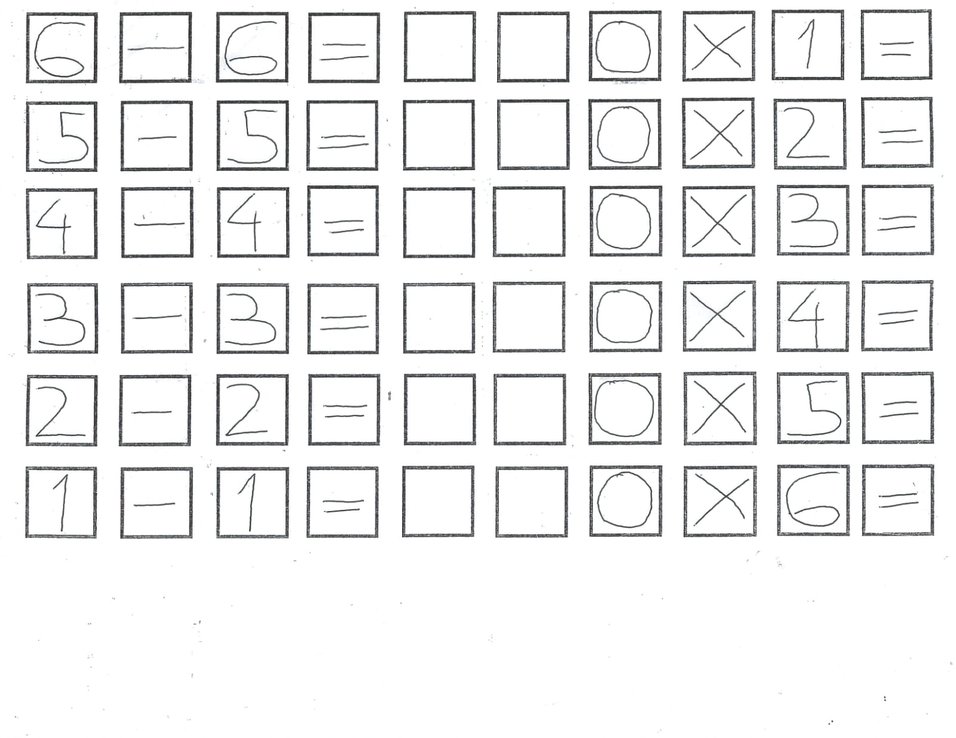
#> input picture data/equations/raw/0/0_5.png, 956 x 738 px, shrunk from 1600 x 1236 before the run; its folder holds only this picture in this run
$ python extract_test_images.py
#> lines starting #> are read from the running program, lines starting #| are printed output that depends on the picture; after the words box and inside, x2 and y2 are one past the last pixel; in counts of white or black regions, pixels touching at a corner belong together
import cv2
import numpy as np
import os
import re

# Rutas base
input_folder = "../../data/equations/raw/"
output_base_folder = "../../data/equations/processed/"

os.makedirs(output_base_folder, exist_ok=True)

def extract_equations_from_image(image_path, resultado, image_id):
    """
    Extrae cuadros de una imagen que contiene dos ecuaciones por fila y los guarda
    como eq_0, eq_1, ..., eq_n en orden consecutivo.

    Args:
        image_path (str): Ruta de la imagen a procesar.
        resultado (str): Resultado correcto de las ecuaciones (0 a 9).
        image_id (str): Identificador único de la imagen.
    """
#> called with image_path = '../../data/equations/raw/0/0_5.png', resultado = '0', image_id = '5'
    print(f"\n🔴 Procesando imagen: {image_path}...")

    # Cargar y preprocesar imagen
    img = cv2.imread(image_path)
#> img is the input picture: shape (738, 956, 3); mean B, G, R 239.7, 239.6, 239.4
    gray = cv2.cvtColor(img, cv2.COLOR_BGR2GRAY)
    _, thresh = cv2.threshold(gray, 150, 255, cv2.THRESH_BINARY_INV)
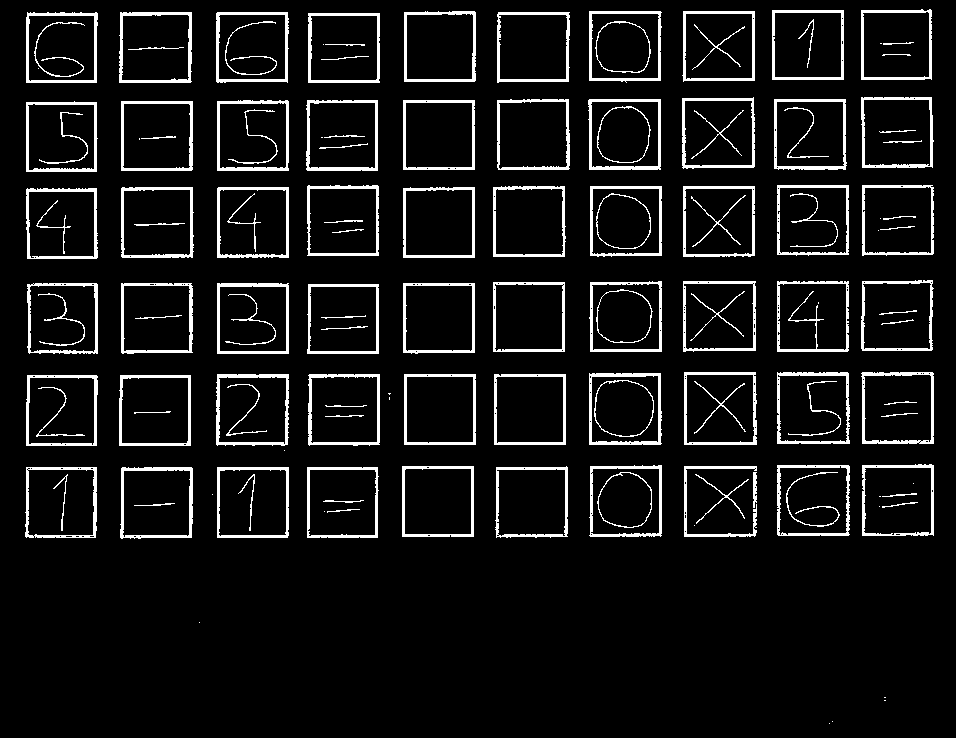
#> thresh: shape (738, 956); 8.1% white; 142 white regions (22 under 20 px)

    # Detección de contornos
    contours, _ = cv2.findContours(thresh, cv2.RETR_EXTERNAL, cv2.CHAIN_APPROX_SIMPLE)
#> contours = 72 contours, 10 with area under 20; largest, box (x1, y1, x2, y2) and area: (684, 372, 757, 445) 5132, (589, 373, 662, 445) 5046, (861, 372, 934, 444) 5026, (777, 372, 850, 444) 5024, (216, 374, 289, 446) 4993
    bounding_boxes = [cv2.boundingRect(cnt) for cnt in contours]
#> bounding_boxes = 72 items, first 6: (829, 723, 1, 1), (832, 721, 1, 1), (884, 700, 2, 1), (884, 697, 2, 1), (199, 622, 1, 1), (694, 525, 1, 1)
    bounding_boxes = sorted(bounding_boxes, key=lambda b: (b[1], b[0]))  # por fila y columna
#> bounding_boxes = 72 items, first 6: (861, 9, 71, 71), (772, 10, 72, 70), (404, 11, 72, 71), (589, 11, 73, 72), (682, 11, 73, 71), (26, 12, 72, 71)

    # Agrupar cuadros por fila
    row_dict = {}
    for x, y, w, h in bounding_boxes:
        if 50 < w < 200 and 50 < h < 200:
            row = y // 80
            if row not in row_dict:
                row_dict[row] = []
            row_dict[row].append((x, y, w, h))
#> this loop made 72 passes
#> (x, y, w, h, row) on passes 1 to 12: (861, 9, 71, 71, 0), (772, 10, 72, 70, 0), (404, 11, 72, 71, 0), (589, 11, 73, 72, 0), (682, 11, 73, 71, 0), (26, 12, 72, 71, 0), (119, 12, 73, 71, 0), (216, 12, 73, 71, 0), (497, 12, 73, 71, 0), (308, 13, 72, 70, 0), (682, 97, 73, 72, 1), (861, 97, 73, 71, 1)
#> row on passes 61 to 63: 5, 5, 5
#> after the loop, row_dict = 6 items

    eq_counter = 0  # contador global por imagen
    for row in sorted(row_dict.keys()):
        boxes = sorted(row_dict[row], key=lambda b: b[0])
        if len(boxes) != 10:
            print(f"⚠️ Advertencia: se esperaban 10 cuadros en la fila {row}, pero se detectaron {len(boxes)}")
            continue

        for eq_num in range(2):  # dos ecuaciones por fila
            eq_folder = os.path.join(output_base_folder, resultado, image_id, f"eq_{eq_counter}")
            os.makedirs(eq_folder, exist_ok=True)

            start = eq_num * 6  # ecuación 1: 0–3, ecuación 2: 6–9
            for i in range(4):  # solo 4 cuadros por ecuación
                x, y, w, h = boxes[start + i]
                border = 10
                cropped = gray[y+border:y+h-border, x+border:x+w-border]
                _, bw_cropped = cv2.threshold(cropped, 145, 255, cv2.THRESH_BINARY)
                output_filename = f"{i}.png"
                cv2.imwrite(os.path.join(eq_folder, output_filename), bw_cropped)

            eq_counter += 1  # avanzar al siguiente número de ecuación
#> this loop made 6 passes
#> pass 1, in extract_equations_from_image, `cv2.imwrite(os.path.join(eq_folder, output_filename), bw_cropped)`:
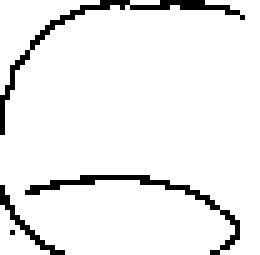
#> saved as 0.png: shape (51, 52) (shown 5 times larger); 93.2% white; black in thin lines or dots
#> pass 1, in extract_equations_from_image, `cv2.imwrite(os.path.join(eq_folder, output_filename), bw_cropped)`:
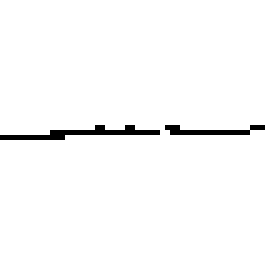
#> saved as 1.png: shape (51, 53) (shown 5 times larger); 97.7% white; black in thin lines or dots, all inside (x1, y1, x2, y2) = (0, 25, 53, 28)
#> pass 1, in extract_equations_from_image, `cv2.imwrite(os.path.join(eq_folder, output_filename), bw_cropped)`:
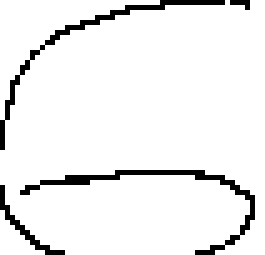
#> saved as 2.png: shape (51, 53) (shown 5 times larger); 93.3% white; black in thin lines or dots
#> pass 1, in extract_equations_from_image, `cv2.imwrite(os.path.join(eq_folder, output_filename), bw_cropped)`:
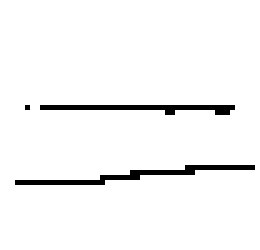
#> saved as 3.png: shape (50, 52) (shown 5 times larger); 96.2% white; black in thin lines or dots, all inside (x1, y1, x2, y2) = (3, 21, 51, 37)
#> after the loop:
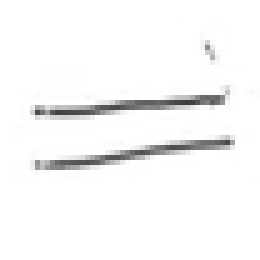
#> cropped: shape (52, 52) (shown 5 times larger); min 64, max 255, mean 246.7
#> after the loop, eq_counter = 12

    print(f"✅ Imagen procesada y ecuaciones extraídas: {image_id} ({eq_counter} ecuaciones)")
#| ✅ Imagen procesada y ecuaciones extraídas: 5 (12 ecuaciones)

# Procesar todas las carpetas (0 a 9) dentro de raw
for resultado in os.listdir(input_folder):
    resultado_path = os.path.join(input_folder, resultado)
    if not os.path.isdir(resultado_path):
        continue

    for filename in os.listdir(resultado_path):
        match = re.match(rf"{resultado}_(\d+)\.png", filename)
        if match:
            image_id = match.group(1)
            image_path = os.path.join(resultado_path, filename)
            extract_equations_from_image(image_path, resultado, image_id)
#> pass 2 of the loop `for resultado in os.listdir(input_folder):`:
#> image_id = '2'
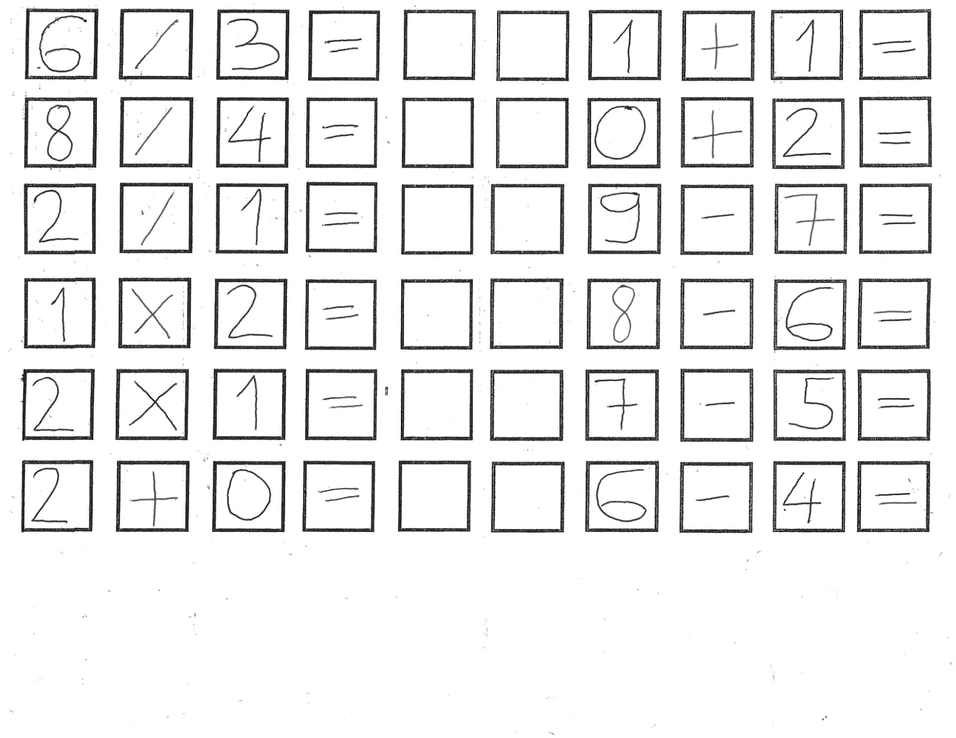
#> input picture data/equations/raw/2/2_2.png, 956 x 738 px, shrunk from 1600 x 1236 before the run
#> in extract_equations_from_image, img is the input picture: shape (738, 956, 3); mean B, G, R 236.3, 236.3, 236.3
#> in extract_equations_from_image (call 2), `_, thresh = cv2.threshold(gray, 150, 255, cv2.THRESH_BINARY_INV)`:
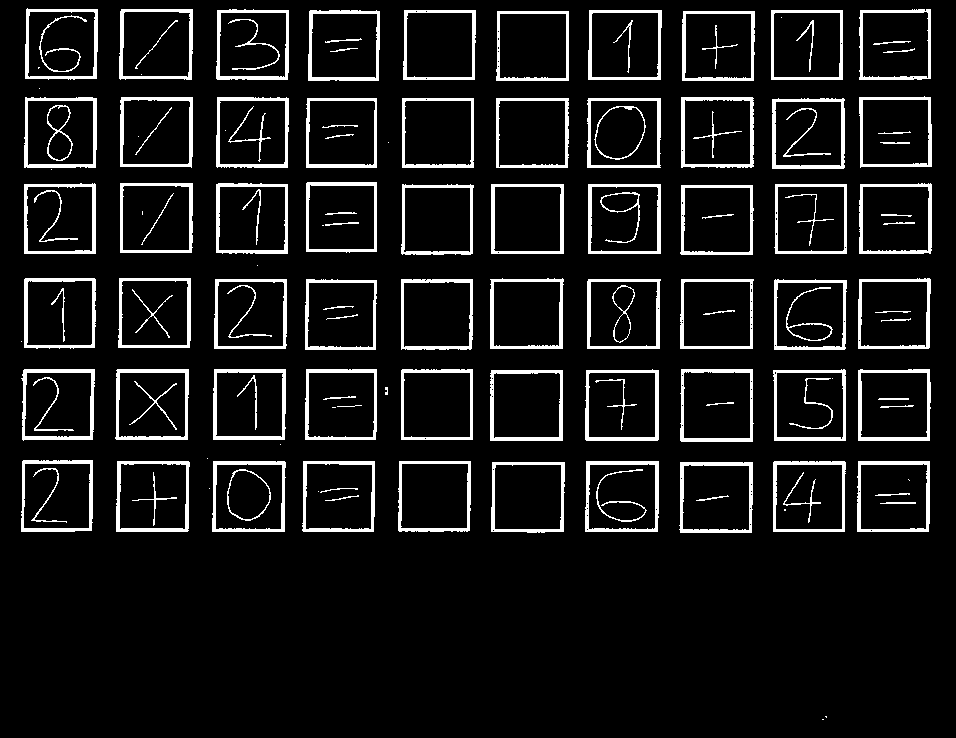
#> thresh: shape (738, 956); 8.9% white; 143 white regions (22 under 20 px)
#> contours = 71 contours, 11 with area under 20; largest, box (x1, y1, x2, y2) and area: (680, 369, 754, 442) 5128, (585, 369, 659, 441) 5074, (585, 461, 659, 532) 5048, (490, 370, 563, 441) 5030, (858, 369, 931, 441) 5016
#> in extract_equations_from_image (call 2), `bounding_boxes = [cv2.boundingRect(cnt) for cnt in contours]`: bounding_boxes = 71 items, first 6: (822, 719, 2, 1), (825, 716, 2, 2), (209, 488, 1, 1), (679, 462, 74, 71), (491, 462, 74, 71), (857, 461, 73, 71)
#> in extract_equations_from_image (call 2), `bounding_boxes = sorted(bounding_boxes, key=lambda b: (b[1], b[0]))`: bounding_boxes = 71 items, first 6: (25, 8, 73, 72), (119, 9, 74, 71), (216, 9, 73, 71), (859, 9, 72, 71), (308, 10, 72, 71), (403, 10, 73, 70)
#> the loop in extract_equations_from_image (call 2), `for x, y, w, h in bounding_boxes:` made 71 passes
#> (x, y, w, h, row) on passes 1 to 8: (25, 8, 73, 72, 0), (119, 9, 74, 71, 0), (216, 9, 73, 71, 0), (859, 9, 72, 71, 0), (308, 10, 72, 71, 0), (403, 10, 73, 70, 0), (588, 10, 74, 70, 0), (771, 10, 72, 70, 0)
#> the loop in extract_equations_from_image (call 2), `for row in sorted(row_dict.keys()):` made 6 passes
#> after the loop in extract_equations_from_image (call 2), `for row in sorted(row_dict.keys()):`:
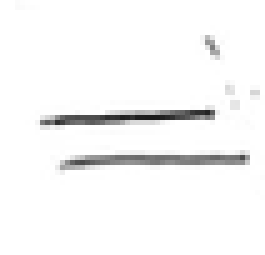
#> cropped: shape (51, 53) (shown 5 times larger); min 26, max 255, mean 246.5
#> after the loop in extract_equations_from_image (call 2), `for row in sorted(row_dict.keys()):`: eq_counter = 12
#| ✅ Imagen procesada y ecuaciones extraídas: 2 (12 ecuaciones)
#> pass 3 of the loop `for resultado in os.listdir(input_folder):`:
#> image_id = '1'
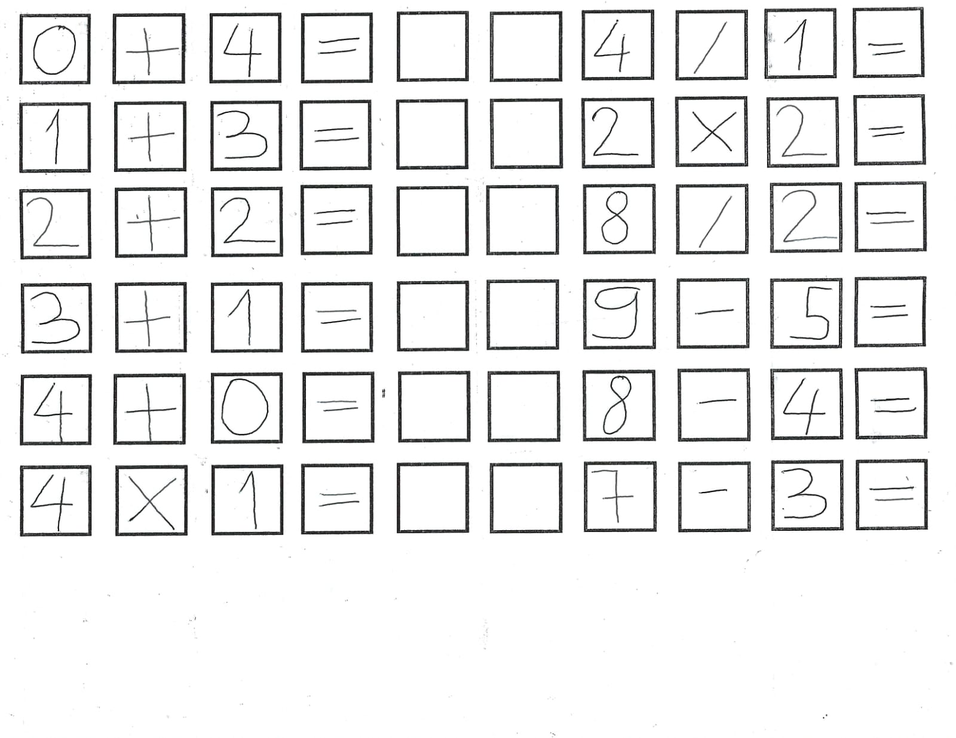
#> input picture data/equations/raw/4/4_1.png, 956 x 738 px, shrunk from 1600 x 1236 before the run
#> in extract_equations_from_image, img is the input picture: shape (738, 956, 3); mean B, G, R 236.5, 236.5, 236.4
#> in extract_equations_from_image (call 4), `_, thresh = cv2.threshold(gray, 150, 255, cv2.THRESH_BINARY_INV)`:
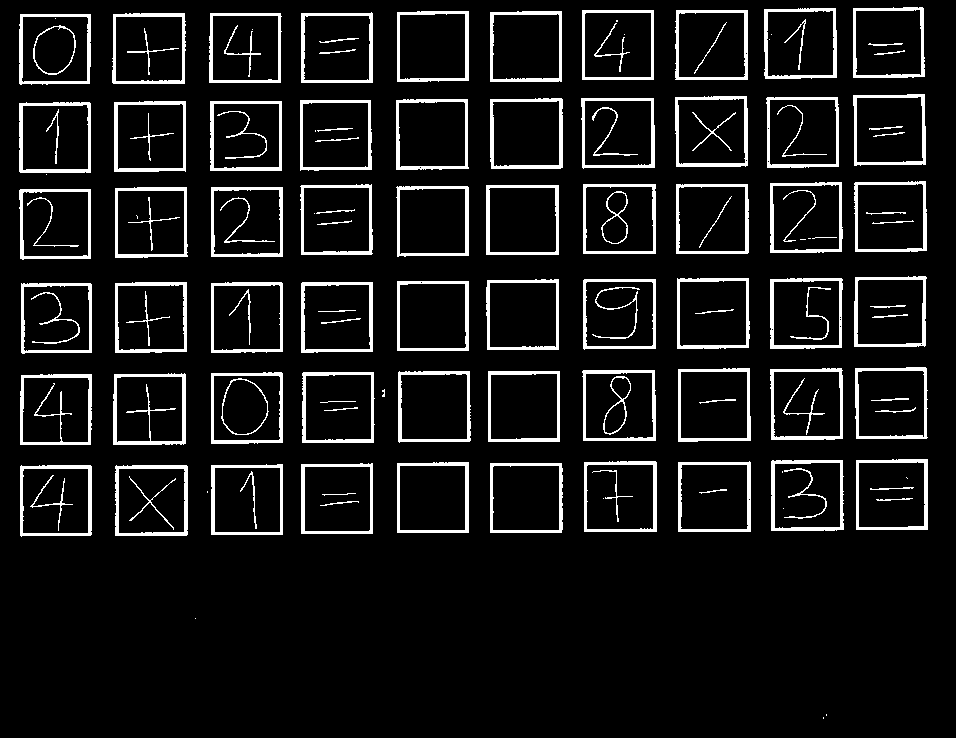
#> thresh: shape (738, 956); 8.8% white; 140 white regions (21 under 20 px)
#> contours = 66 contours, 6 with area under 20; largest, box (x1, y1, x2, y2) and area: (678, 368, 751, 442) 5106, (582, 370, 656, 441) 5020, (113, 373, 186, 445) 5011, (584, 461, 657, 532) 5007, (115, 465, 188, 536) 5002
#> in extract_equations_from_image (call 4), `bounding_boxes = [cv2.boundingRect(cnt) for cnt in contours]`: bounding_boxes = 66 items, first 6: (823, 717, 1, 2), (826, 714, 1, 2), (195, 618, 1, 1), (207, 491, 1, 2), (115, 465, 73, 71), (20, 465, 72, 72)
#> in extract_equations_from_image (call 4), `bounding_boxes = sorted(bounding_boxes, key=lambda b: (b[1], b[0]))`: bounding_boxes = 66 items, first 6: (853, 7, 72, 71), (764, 8, 73, 71), (582, 10, 72, 70), (675, 10, 73, 70), (397, 11, 72, 71), (490, 11, 72, 71)
#> the loop in extract_equations_from_image (call 4), `for x, y, w, h in bounding_boxes:` made 66 passes
#> (x, y, w, h, row) on passes 1 to 8: (853, 7, 72, 71, 0), (764, 8, 73, 71, 0), (582, 10, 72, 70, 0), (675, 10, 73, 70, 0), (397, 11, 72, 71, 0), (490, 11, 72, 71, 0), (301, 12, 72, 71, 0), (112, 13, 74, 71, 0)
#> the loop in extract_equations_from_image (call 4), `for row in sorted(row_dict.keys()):` made 6 passes
#> after the loop in extract_equations_from_image (call 4), `for row in sorted(row_dict.keys()):`:
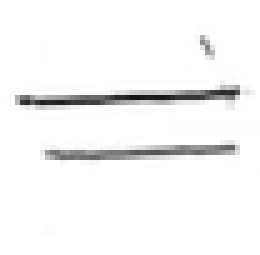
#> cropped: shape (51, 52) (shown 5 times larger); min 20, max 255, mean 245.1
#> after the loop in extract_equations_from_image (call 4), `for row in sorted(row_dict.keys()):`: eq_counter = 12
#| ✅ Imagen procesada y ecuaciones extraídas: 1 (12 ecuaciones)

print("\n✅ PROCESO COMPLETO: TODAS LAS ECUACIONES FUERON EXTRAÍDAS Y ORGANIZADAS.")
